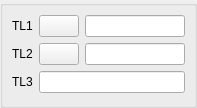
<ui version="4.0" >
 <class>MeasureGUI_2Sel1LineEdit_QTD</class>
 <widget class="QWidget" name="MeasureGUI_2Sel1LineEdit_QTD" >
  <property name="geometry" >
   <rect>
    <x>0</x>
    <y>0</y>
    <width>196</width>
    <height>108</height>
   </rect>
  </property>
  <property name="windowTitle" >
   <string/>
  </property>
  <layout class="QGridLayout" >
   <property name="leftMargin" >
    <number>0</number>
   </property>
   <property name="topMargin" >
    <number>0</number>
   </property>
   <property name="rightMargin" >
    <number>0</number>
   </property>
   <property name="bottomMargin" >
    <number>0</number>
   </property>
   <property name="horizontalSpacing" >
    <number>6</number>
   </property>
   <property name="verticalSpacing" >
    <number>6</number>
   </property>
   <item row="0" column="0" >
    <widget class="QGroupBox" name="GroupBox1" >
     <property name="title" >
      <string/>
     </property>
     <layout class="QGridLayout" >
      <property name="leftMargin" >
       <number>9</number>
      </property>
      <property name="topMargin" >
       <number>9</number>
      </property>
      <property name="rightMargin" >
       <number>9</number>
      </property>
      <property name="bottomMargin" >
       <number>9</number>
      </property>
      <property name="horizontalSpacing" >
       <number>6</number>
      </property>
      <property name="verticalSpacing" >
       <number>6</number>
      </property>
      <item row="2" column="1" colspan="2" >
       <widget class="QLineEdit" name="LineEdit3" />
      </item>
      <item row="1" column="2" >
       <widget class="QLineEdit" name="LineEdit2" >
        <property name="minimumSize" >
         <size>
          <width>100</width>
          <height>0</height>
         </size>
        </property>
       </widget>
      </item>
      <item row="1" column="1" >
       <widget class="QPushButton" name="PushButton2" >
        <property name="sizePolicy" >
         <sizepolicy vsizetype="Fixed" hsizetype="Fixed" >
          <horstretch>0</horstretch>
          <verstretch>0</verstretch>
         </sizepolicy>
        </property>
        <property name="text" >
         <string/>
        </property>
       </widget>
      </item>
      <item row="1" column="0" >
       <widget class="QLabel" name="TextLabel2" >
        <property name="text" >
         <string>TL2</string>
        </property>
       </widget>
      </item>
      <item row="2" column="0" >
       <widget class="QLabel" name="TextLabel3" >
        <property name="text" >
         <string>TL3</string>
        </property>
       </widget>
      </item>
      <item row="0" column="2" >
       <widget class="QLineEdit" name="LineEdit1" >
        <property name="minimumSize" >
         <size>
          <width>100</width>
          <height>0</height>
         </size>
        </property>
       </widget>
      </item>
      <item row="0" column="1" >
       <widget class="QPushButton" name="PushButton1" >
        <property name="sizePolicy" >
         <sizepolicy vsizetype="Fixed" hsizetype="Fixed" >
          <horstretch>0</horstretch>
          <verstretch>0</verstretch>
         </sizepolicy>
        </property>
        <property name="text" >
         <string/>
        </property>
       </widget>
      </item>
      <item row="0" column="0" >
       <widget class="QLabel" name="TextLabel1" >
        <property name="text" >
         <string>TL1</string>
        </property>
       </widget>
      </item>
     </layout>
    </widget>
   </item>
  </layout>
 </widget>
 <tabstops>
  <tabstop>PushButton1</tabstop>
  <tabstop>LineEdit1</tabstop>
  <tabstop>PushButton2</tabstop>
  <tabstop>LineEdit2</tabstop>
  <tabstop>LineEdit3</tabstop>
 </tabstops>
 <resources/>
 <connections/>
</ui>
